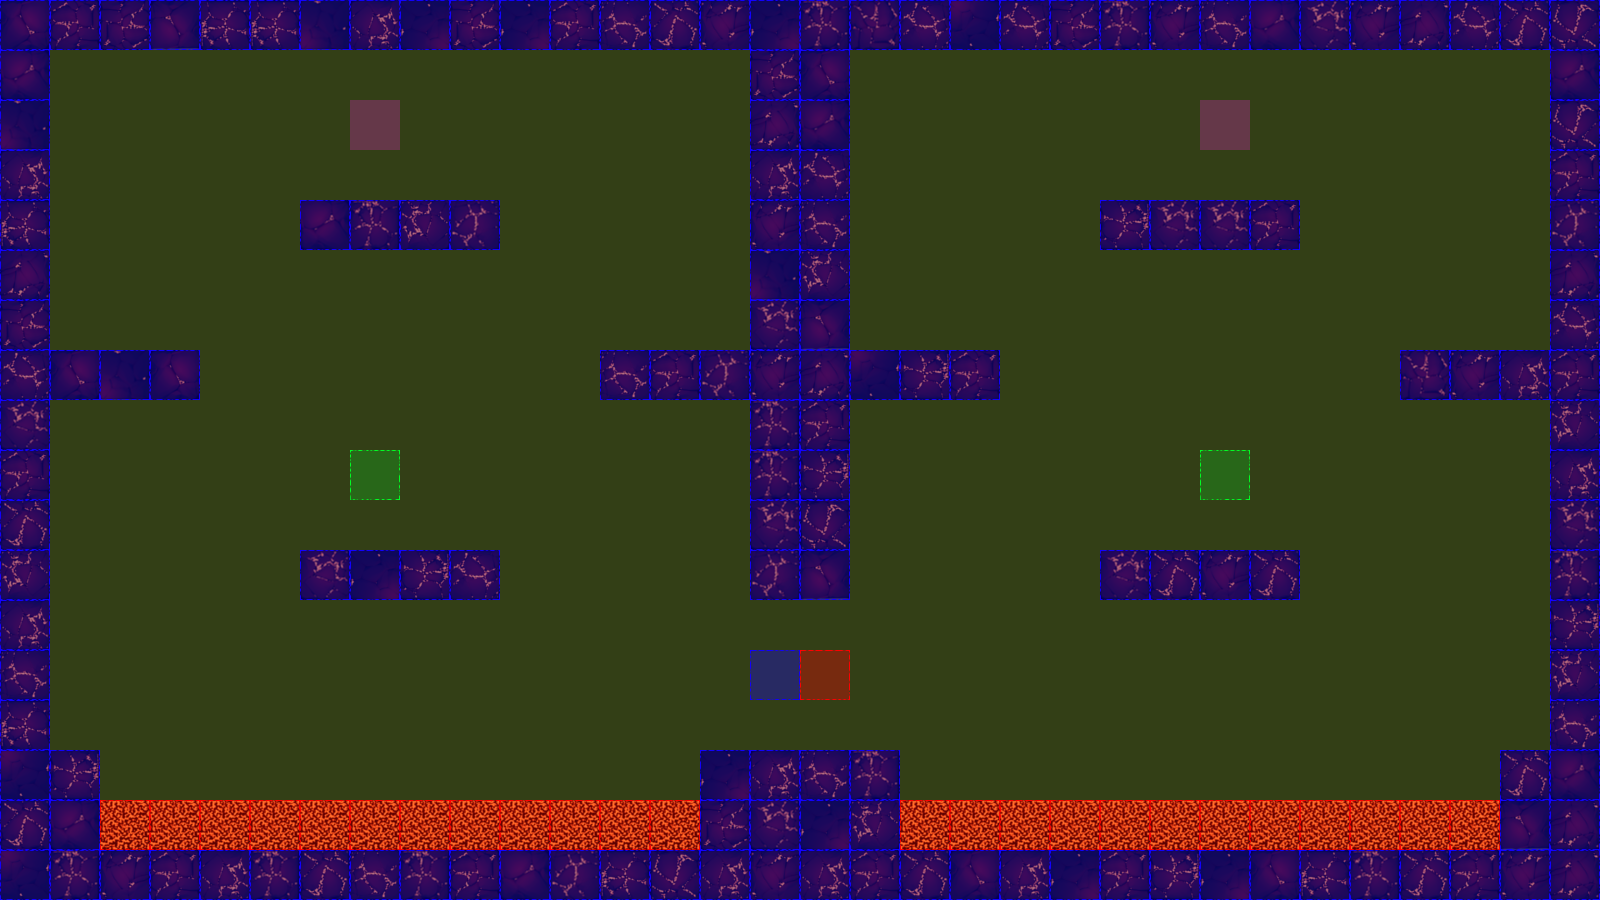

A 2D game scene composited from a Tiled map and its tileset images. What follows is a short description and the map's XML, with each tile layer's data collapsed to a summary:
An orthogonal 32x18 tile map with 50x50 px tiles, 3 tile layers (terrain, collision, event), 2 tilesets.

<map version="1.0" orientation="orthogonal" renderorder="left-up" width="32" height="18" tilewidth="50" tileheight="50" nextobjectid="3">
 <tileset firstgid="1" name="dungeonTile.png" tilewidth="50" tileheight="50" tilecount="64" columns="8">
  <image source="tiles/dungeonTile.png" width="400" height="400" />
 </tileset>
 <tileset firstgid="65" name="collisionTile" tilewidth="50" tileheight="50" tilecount="12" columns="3">
  <image source="tiles/collisionTile.png" width="150" height="200" />
 </tileset>
 <layer name="terrain" width="32" height="18">
  <data>[576 cells, 183 non-empty, 24 distinct tile ids]</data>
 </layer>
 <layer name="collision" width="32" height="18">
  <data>[576 cells, 576 non-empty, 3 distinct tile ids]</data>
 </layer>
 <layer name="event" width="32" height="18">
  <data>[576 cells, 7 non-empty, 5 distinct tile ids]</data>
 </layer>
</map>
